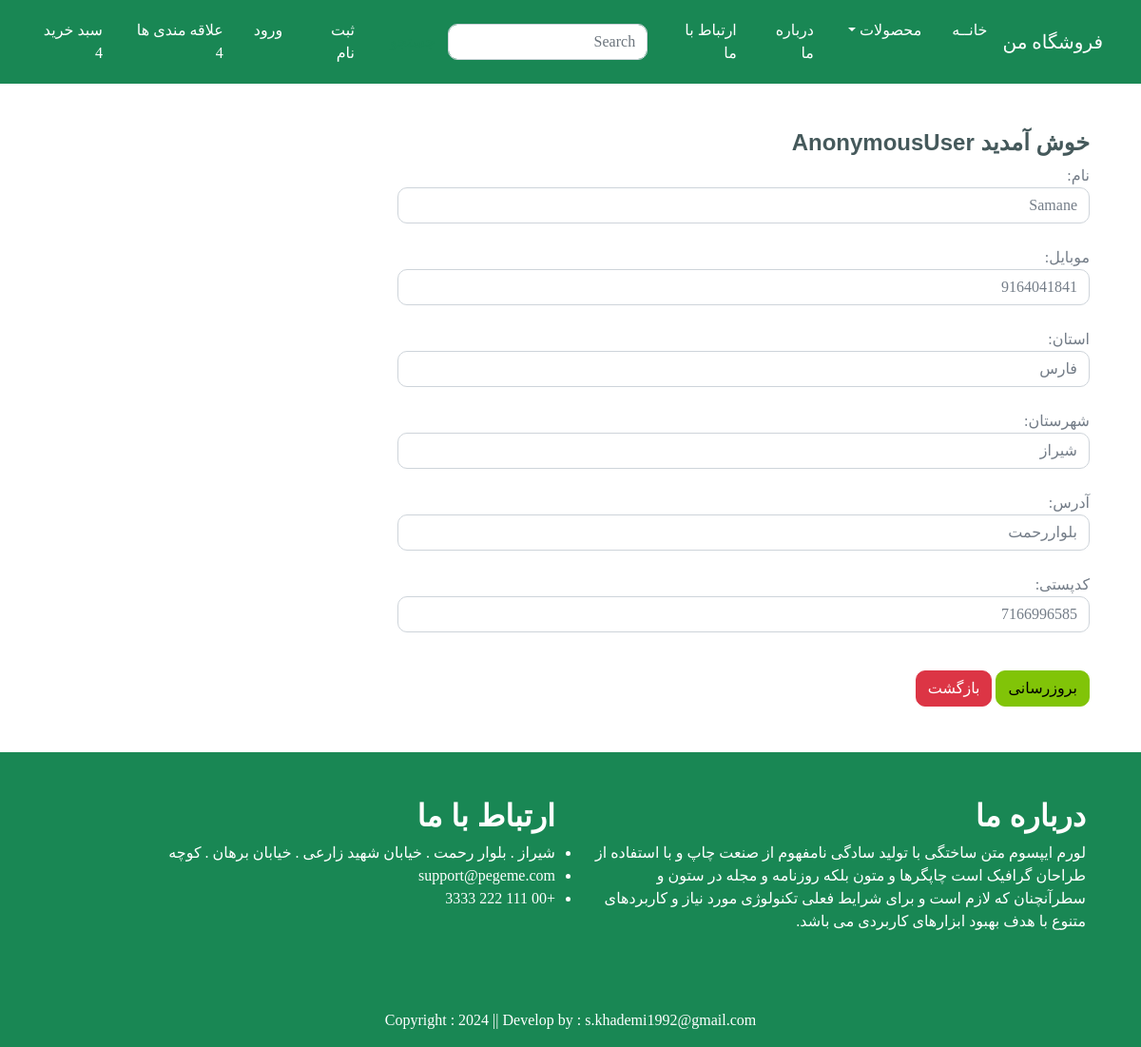
Screenshot of /updateAddress/1 with the database file from the repository.
### app/models.py (models this page shows, shortened)
class Customer(models.Model):
    user = models.ForeignKey(User, on_delete=models.CASCADE)
    name = models.CharField(max_length=200)
    mobile = models.IntegerField(default=0)
    state = models.CharField(max_length=50)
    city = models.CharField(max_length=50)
    locality = models.CharField(max_length=200)
    zipcode = models.IntegerField()

### app/views.py (the view, shortened to what this page needs)
# urls.py: path('updateAddress/<int:pk>',views.updateAddress.as_view(), name='updateAddress'),
class updateAddress(View):
    def get(self, request, pk):
        add = Customer.objects.get(pk=pk)
        form = CustomerProfileForm(instance=add)
        return render(request, 'app/updateAddress.html', locals())

### app/forms.py
class CustomerProfileForm(forms.ModelForm):
    class Meta:
        model = Customer
        fields = ('name', 'mobile', 'state', 'city', 'locality', 'zipcode')
        labels = {'name': 'نام', 'mobile': 'موبایل', 'state': 'استان', 'city': 'شهرستان', 'locality': 'آدرس', 'zipcode': 'کدپستی'}
        widgets = {
            'name': forms.TextInput(attrs={'class': 'form-control'}),
            'mobile': forms.NumberInput(attrs={'class': 'form-control'}),
            'state': forms.TextInput(attrs={'class': 'form-control'}),
            'city': forms.TextInput(attrs={'class': 'form-control'}),
            'locality': forms.TextInput(attrs={'class': 'form-control'}),
            'zipcode': forms.NumberInput(attrs={'class': 'form-control'})
        }

### app/templates/app/updateAddress.html (shortened to what this page needs)
{% extends 'app/base.html' %}
{% load static %}
{% block main-content %}
    <div class="container my-5">
        <div class="row">
            <h4><span class="text-capitalize">خوش آمدید {{ request.user }}</span></h4>
        </div>
        <div class="col-sm-8 offset-sm-1">
            <form action="" method="post">
                {% for fm in form %}
                    {{ fm.label_tag }} {{ fm }}
                    <br>
                {% endfor %}
                <div class="col-12 mt-3">
                    <button type="submit" class="btn btn-primary">بروزرسانی</button>
                    <a href="{% url 'address' %}" type="button" class="btn btn-danger">بازگشت</a>
                </div>
            </form>
        </div>
    </div>
{% endblock main-content %}

### app/static/app/css/style.css (style rules this page uses)
* { margin: 0; padding: 0; box-sizing: border-box; }
.font { font-family: font; }

### rows the page displays
Customer: form "Samane" "9164041841" "فارس" "شیراز" "بلواررحمت" "7166996585"

### other values shown
{{ request.user }} "AnonymousUser"
{{ fm.label_tag }} "نام:" "موبایل:" "استان:" "شهرستان:" "آدرس:" "کدپستی:"
